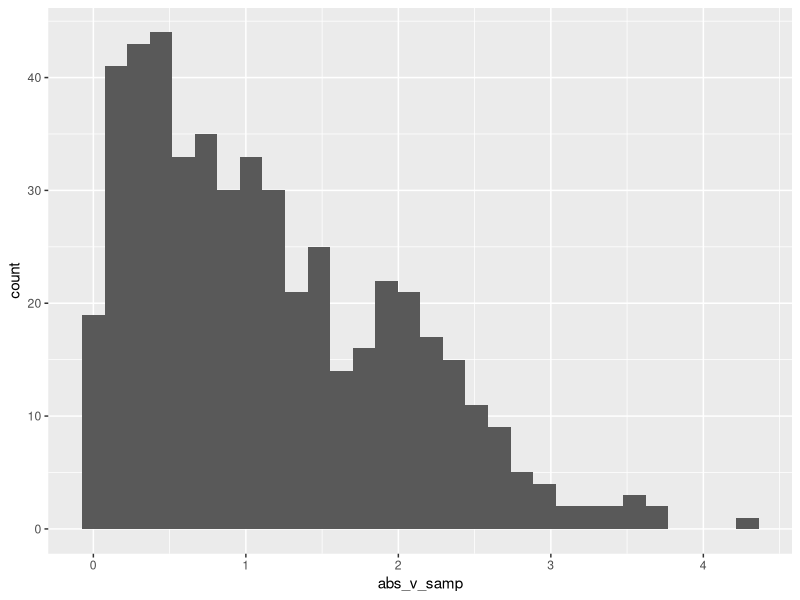

R code for this plot:
## ---- chunk 1
library(tidyverse)
## ---- chunk 2
samp = rnorm(100)
length(samp)
## ---- chunk 3
library(tidyverse)

la_df = 
  tibble(
   norm_samp = rnorm(500, mean = 1),
   samp_g0 = norm_samp > 0,
   abs_v_samp = abs(norm_samp)
 )


ggplot(la_df, aes(x = abs_v_samp)) + 
  geom_histogram()


median_samp = median(pull(la_df, norm_samp))
